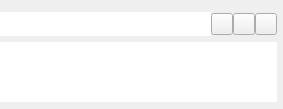
<?xml version="1.0" encoding="UTF-8"?>
<ui version="4.0">
 <class>installItem</class>
 <widget class="QWidget" name="installItem">
  <property name="geometry">
   <rect>
    <x>0</x>
    <y>0</y>
    <width>283</width>
    <height>109</height>
   </rect>
  </property>
  <property name="windowTitle">
   <string>Form</string>
  </property>
  <layout class="QGridLayout" name="gridLayout">
   <property name="leftMargin">
    <number>0</number>
   </property>
   <property name="topMargin">
    <number>6</number>
   </property>
   <property name="rightMargin">
    <number>6</number>
   </property>
   <property name="bottomMargin">
    <number>0</number>
   </property>
   <property name="spacing">
    <number>0</number>
   </property>
   <item row="0" column="1">
    <widget class="QToolButton" name="infoButton">
     <property name="sizePolicy">
      <sizepolicy hsizetype="Fixed" vsizetype="Fixed">
       <horstretch>0</horstretch>
       <verstretch>0</verstretch>
      </sizepolicy>
     </property>
     <property name="maximumSize">
      <size>
       <width>22</width>
       <height>22</height>
      </size>
     </property>
     <property name="text">
      <string/>
     </property>
    </widget>
   </item>
   <item row="0" column="0">
    <widget class="QTextEdit" name="setNameEdit">
     <property name="sizePolicy">
      <sizepolicy hsizetype="Expanding" vsizetype="Fixed">
       <horstretch>0</horstretch>
       <verstretch>0</verstretch>
      </sizepolicy>
     </property>
     <property name="maximumSize">
      <size>
       <width>16777215</width>
       <height>24</height>
      </size>
     </property>
     <property name="mouseTracking">
      <bool>false</bool>
     </property>
     <property name="acceptDrops">
      <bool>false</bool>
     </property>
     <property name="frameShape">
      <enum>QFrame::NoFrame</enum>
     </property>
     <property name="verticalScrollBarPolicy">
      <enum>Qt::ScrollBarAlwaysOff</enum>
     </property>
     <property name="horizontalScrollBarPolicy">
      <enum>Qt::ScrollBarAlwaysOff</enum>
     </property>
     <property name="documentTitle">
      <string notr="true"/>
     </property>
     <property name="undoRedoEnabled">
      <bool>false</bool>
     </property>
     <property name="markdown">
      <string notr="true"/>
     </property>
     <property name="html">
      <string notr="true">&lt;!DOCTYPE HTML PUBLIC &quot;-//W3C//DTD HTML 4.0//EN&quot; &quot;http://www.w3.org/TR/REC-html40/strict.dtd&quot;&gt;
&lt;html&gt;&lt;head&gt;&lt;meta name=&quot;qrichtext&quot; content=&quot;1&quot; /&gt;&lt;style type=&quot;text/css&quot;&gt;
p, li { white-space: pre-wrap; }
&lt;/style&gt;&lt;/head&gt;&lt;body style=&quot; font-family:'Ubuntu'; font-size:10pt; font-weight:400; font-style:normal;&quot;&gt;
&lt;p style=&quot;-qt-paragraph-type:empty; margin-top:0px; margin-bottom:0px; margin-left:0px; margin-right:0px; -qt-block-indent:0; text-indent:0px;&quot;&gt;&lt;br /&gt;&lt;/p&gt;&lt;/body&gt;&lt;/html&gt;</string>
     </property>
     <property name="textInteractionFlags">
      <set>Qt::TextSelectableByKeyboard|Qt::TextSelectableByMouse</set>
     </property>
     <property name="placeholderText">
      <string notr="true"/>
     </property>
    </widget>
   </item>
   <item row="1" column="0" colspan="4">
    <widget class="QTextEdit" name="textEdit">
     <property name="sizePolicy">
      <sizepolicy hsizetype="Expanding" vsizetype="Fixed">
       <horstretch>0</horstretch>
       <verstretch>0</verstretch>
      </sizepolicy>
     </property>
     <property name="maximumSize">
      <size>
       <width>16777215</width>
       <height>60</height>
      </size>
     </property>
     <property name="mouseTracking">
      <bool>false</bool>
     </property>
     <property name="acceptDrops">
      <bool>false</bool>
     </property>
     <property name="frameShape">
      <enum>QFrame::NoFrame</enum>
     </property>
     <property name="documentTitle">
      <string notr="true"/>
     </property>
     <property name="undoRedoEnabled">
      <bool>false</bool>
     </property>
     <property name="markdown">
      <string notr="true"/>
     </property>
     <property name="html">
      <string notr="true">&lt;!DOCTYPE HTML PUBLIC &quot;-//W3C//DTD HTML 4.0//EN&quot; &quot;http://www.w3.org/TR/REC-html40/strict.dtd&quot;&gt;
&lt;html&gt;&lt;head&gt;&lt;meta name=&quot;qrichtext&quot; content=&quot;1&quot; /&gt;&lt;style type=&quot;text/css&quot;&gt;
p, li { white-space: pre-wrap; }
&lt;/style&gt;&lt;/head&gt;&lt;body style=&quot; font-family:'Ubuntu'; font-size:10pt; font-weight:400; font-style:normal;&quot;&gt;
&lt;p style=&quot;-qt-paragraph-type:empty; margin-top:0px; margin-bottom:0px; margin-left:0px; margin-right:0px; -qt-block-indent:0; text-indent:0px;&quot;&gt;&lt;br /&gt;&lt;/p&gt;&lt;/body&gt;&lt;/html&gt;</string>
     </property>
     <property name="textInteractionFlags">
      <set>Qt::TextSelectableByKeyboard|Qt::TextSelectableByMouse</set>
     </property>
     <property name="placeholderText">
      <string notr="true"/>
     </property>
    </widget>
   </item>
   <item row="0" column="3">
    <widget class="QToolButton" name="installButton">
     <property name="maximumSize">
      <size>
       <width>22</width>
       <height>22</height>
      </size>
     </property>
     <property name="text">
      <string notr="true"/>
     </property>
    </widget>
   </item>
   <item row="0" column="2">
    <widget class="QToolButton" name="updtButton">
     <property name="maximumSize">
      <size>
       <width>22</width>
       <height>22</height>
      </size>
     </property>
     <property name="text">
      <string/>
     </property>
    </widget>
   </item>
  </layout>
 </widget>
 <resources/>
 <connections/>
</ui>
